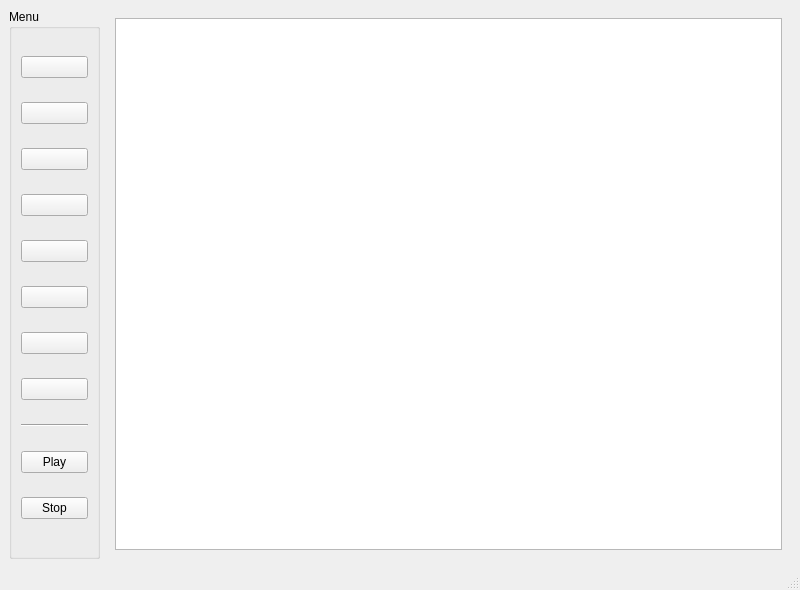
<ui version="4.0" >
 <class>frmHenoc</class>
 <widget class="QMainWindow" name="frmHenoc" >
  <property name="geometry" >
   <rect>
    <x>0</x>
    <y>0</y>
    <width>800</width>
    <height>590</height>
   </rect>
  </property>
  <property name="minimumSize" >
   <size>
    <width>800</width>
    <height>590</height>
   </size>
  </property>
  <property name="maximumSize" >
   <size>
    <width>800</width>
    <height>590</height>
   </size>
  </property>
  <property name="windowTitle" >
   <string>Henoc</string>
  </property>
  <widget class="QWidget" name="centralwidget" >
   <layout class="QGridLayout" >
    <property name="margin" >
     <number>9</number>
    </property>
    <property name="spacing" >
     <number>6</number>
    </property>
    <item row="0" column="0" >
     <widget class="QGroupBox" name="groupBox" >
      <property name="minimumSize" >
       <size>
        <width>91</width>
        <height>0</height>
       </size>
      </property>
      <property name="maximumSize" >
       <size>
        <width>91</width>
        <height>16777215</height>
       </size>
      </property>
      <property name="title" >
       <string>Menu</string>
      </property>
      <layout class="QGridLayout" >
       <property name="margin" >
        <number>9</number>
       </property>
       <property name="spacing" >
        <number>6</number>
       </property>
       <item row="0" column="0" >
        <widget class="QPushButton" name="btnBox" >
         <property name="toolTip" >
          <string>CAJA</string>
         </property>
         <property name="text" >
          <string/>
         </property>
         <property name="icon" >
          <iconset resource="diagramscene.qrc" >:/Botones/images/Botones/rectangle.png</iconset>
         </property>
         <property name="iconSize" >
          <size>
           <width>35</width>
           <height>35</height>
          </size>
         </property>
        </widget>
       </item>
       <item row="1" column="0" >
        <widget class="QPushButton" name="btnBall" >
         <property name="toolTip" >
          <string>BOLA</string>
         </property>
         <property name="text" >
          <string/>
         </property>
         <property name="icon" >
          <iconset resource="diagramscene.qrc" >:/Botones/images/Botones/circle.png</iconset>
         </property>
         <property name="iconSize" >
          <size>
           <width>35</width>
           <height>35</height>
          </size>
         </property>
        </widget>
       </item>
       <item row="2" column="0" >
        <widget class="QPushButton" name="btnLine" >
         <property name="toolTip" >
          <string>LINEA</string>
         </property>
         <property name="text" >
          <string/>
         </property>
         <property name="icon" >
          <iconset resource="diagramscene.qrc" >:/Botones/images/Botones/dr-boton_linea.jpg</iconset>
         </property>
         <property name="iconSize" >
          <size>
           <width>35</width>
           <height>35</height>
          </size>
         </property>
        </widget>
       </item>
       <item row="3" column="0" >
        <widget class="QPushButton" name="btnCatapult" >
         <property name="toolTip" >
          <string>ENMARCA</string>
         </property>
         <property name="text" >
          <string/>
         </property>
         <property name="icon" >
          <iconset resource="diagramscene.qrc" >:/Botones/images/Botones/enmarcax.png</iconset>
         </property>
         <property name="iconSize" >
          <size>
           <width>35</width>
           <height>35</height>
          </size>
         </property>
        </widget>
       </item>
       <item row="4" column="0" >
        <widget class="QPushButton" name="btnBorrar" >
         <property name="toolTip" >
          <string>BORRAR OBJETO</string>
         </property>
         <property name="text" >
          <string/>
         </property>
         <property name="icon" >
          <iconset resource="diagramscene.qrc" >:/Botones/images/Botones/trash.png</iconset>
         </property>
         <property name="iconSize" >
          <size>
           <width>35</width>
           <height>35</height>
          </size>
         </property>
        </widget>
       </item>
       <item row="5" column="0" >
        <widget class="QPushButton" name="btnPropiedades" >
         <property name="toolTip" >
          <string>PROPIEDADES</string>
         </property>
         <property name="text" >
          <string/>
         </property>
         <property name="icon" >
          <iconset resource="diagramscene.qrc" >:/Botones/images/Botones/Config.png</iconset>
         </property>
         <property name="iconSize" >
          <size>
           <width>35</width>
           <height>35</height>
          </size>
         </property>
        </widget>
       </item>
       <item row="6" column="0" >
        <widget class="QPushButton" name="btnSave" >
         <property name="toolTip" >
          <string>GUARDAR</string>
         </property>
         <property name="text" >
          <string/>
         </property>
         <property name="icon" >
          <iconset resource="diagramscene.qrc" >:/Botones/images/Botones/SSave.png</iconset>
         </property>
         <property name="iconSize" >
          <size>
           <width>35</width>
           <height>35</height>
          </size>
         </property>
        </widget>
       </item>
       <item row="7" column="0" >
        <widget class="QPushButton" name="btnFrame" >
         <property name="toolTip" >
          <string>ABRIR</string>
         </property>
         <property name="text" >
          <string/>
         </property>
         <property name="icon" >
          <iconset resource="diagramscene.qrc" >:/Botones/images/Botones/Folder-Secure.png</iconset>
         </property>
         <property name="iconSize" >
          <size>
           <width>35</width>
           <height>35</height>
          </size>
         </property>
        </widget>
       </item>
       <item row="8" column="0" >
        <widget class="Line" name="line" >
         <property name="orientation" >
          <enum>Qt::Horizontal</enum>
         </property>
        </widget>
       </item>
       <item row="9" column="0" >
        <widget class="QPushButton" name="btnPlay" >
         <property name="toolTip" >
          <string>INICIAR</string>
         </property>
         <property name="text" >
          <string>Play</string>
         </property>
         <property name="icon" >
          <iconset resource="diagramscene.qrc" >:/Botones/images/Botones/wmp.png</iconset>
         </property>
        </widget>
       </item>
       <item row="10" column="0" >
        <widget class="QPushButton" name="bntStop" >
         <property name="toolTip" >
          <string>PARAR</string>
         </property>
         <property name="text" >
          <string>Stop</string>
         </property>
         <property name="icon" >
          <iconset resource="diagramscene.qrc" >:/Botones/images/Botones/Symbol-Stop.png</iconset>
         </property>
         <property name="iconSize" >
          <size>
           <width>20</width>
           <height>20</height>
          </size>
         </property>
        </widget>
       </item>
      </layout>
     </widget>
    </item>
    <item row="0" column="1" >
     <widget class="QStackedWidget" name="stackedWidget" >
      <property name="currentIndex" >
       <number>0</number>
      </property>
      <widget class="QWidget" name="page" >
       <layout class="QGridLayout" >
        <property name="margin" >
         <number>9</number>
        </property>
        <property name="spacing" >
         <number>6</number>
        </property>
        <item row="0" column="0" >
         <widget class="QGraphicsView" name="view" />
        </item>
       </layout>
      </widget>
      <widget class="QWidget" name="page_2" />
     </widget>
    </item>
   </layout>
  </widget>
  <widget class="QMenuBar" name="menubar" >
   <property name="geometry" >
    <rect>
     <x>0</x>
     <y>0</y>
     <width>800</width>
     <height>29</height>
    </rect>
   </property>
  </widget>
  <widget class="QStatusBar" name="statusbar" />
 </widget>
 <resources>
  <include location="diagramscene.qrc" />
 </resources>
 <connections/>
</ui>
